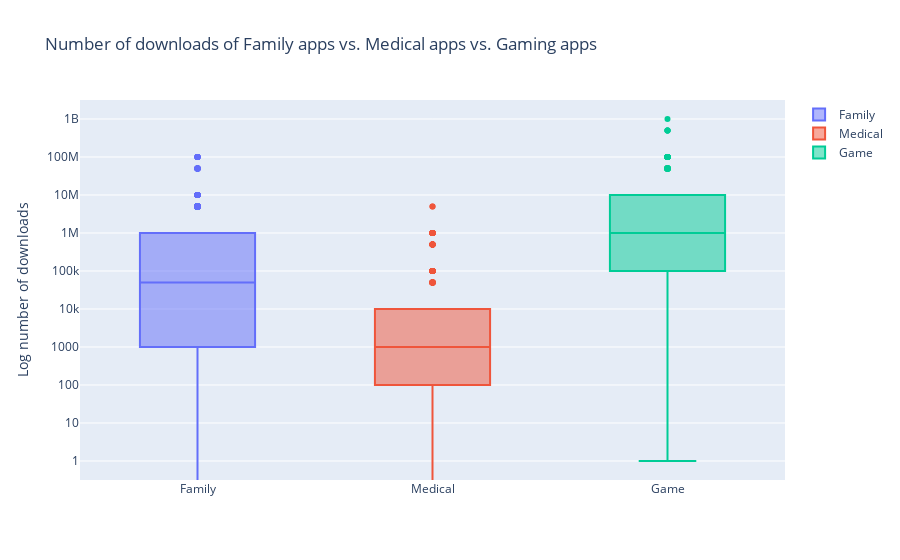

Notebook cell for this chart:
### Code cell
trace0 = go.Box(
    # Data for paid apps
    y = apps[apps['Category'] == 'FAMILY']['Installs'],
    name = 'Family'
)

trace1 = go.Box(
    # Data for free apps
    y = apps[apps['Category'] == 'MEDICAL']['Installs'],
    name = 'Medical'
)

trace2 = go.Box(
    # Data for free apps
    y = apps[apps['Category'] == 'GAME']['Installs'],
    name = 'Game'
)

layout = go.Layout(
    title = "Number of downloads of Family apps vs. Medical apps vs. Gaming apps ",
    yaxis = dict(title = "Log number of downloads",
                type = 'log',
                autorange = True)
)

# Add trace0 and trace1 to a list for plotting
data = [trace0, trace1,trace2]
plotly.offline.iplot({'data': data, 'layout': layout})

### Figure 1 — Plotly figure (JSON) as saved in the notebook; plotly's stock layout.template omitted (floating-point values rounded to 4 significant figures; data arrays with more than 128 entries replaced by an {"elided": "..."} marker saying what was removed)
{"data": [{"name": "Family", "type": "box", "y": {"elided": "1832 int values"}}, {"name": "Medical", "type": "box", "y": {"elided": "395 int values"}}, {"name": "Game", "type": "box", "y": {"elided": "959 int values"}}], "layout": {"title": {"text": "Number of downloads of Family apps vs. Medical apps vs. Gaming apps "}, "yaxis": {"autorange": true, "title": {"text": "Log number of downloads"}, "type": "log"}}}
